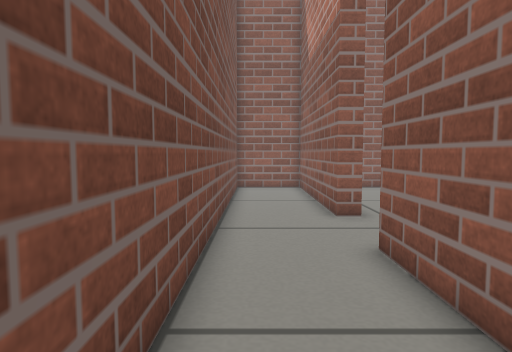
View 1 (above)

16 first-person views from a walk through a world built for the Gazebo simulator. The camera is 0.39 m above the floor, tilts 4° down and sees 75° across. The floor is counted in squares, 0.2 m on a side. Each view is taken from the middle of a square. On the plan, view 1 faces up. The plan holds only what a view shows up to about 17 squares ahead; the rest is blank.

View 2
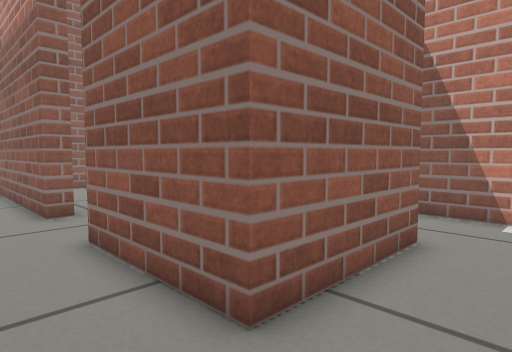

View 3
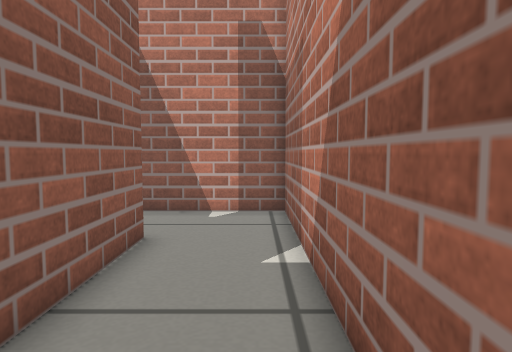

View 4
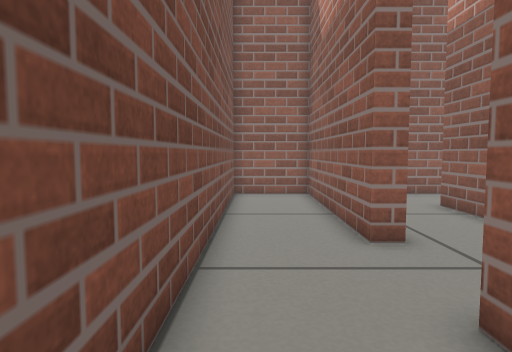

View 5
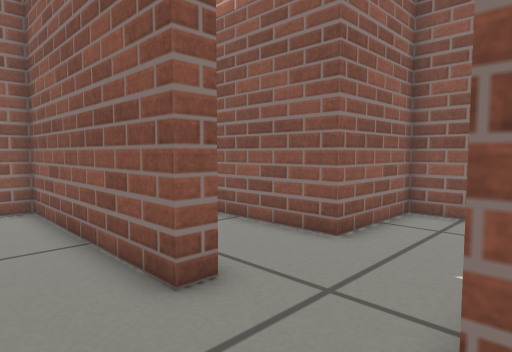

View 6
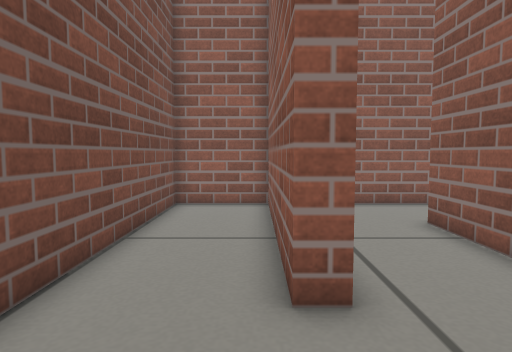

View 7
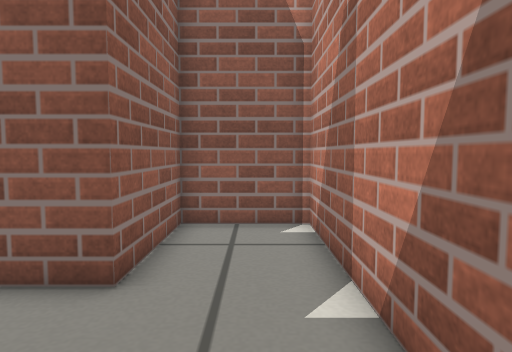

View 8
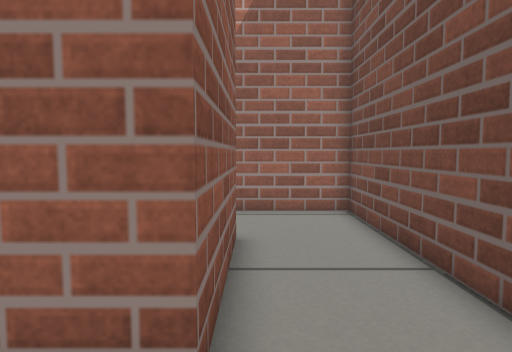

View 9
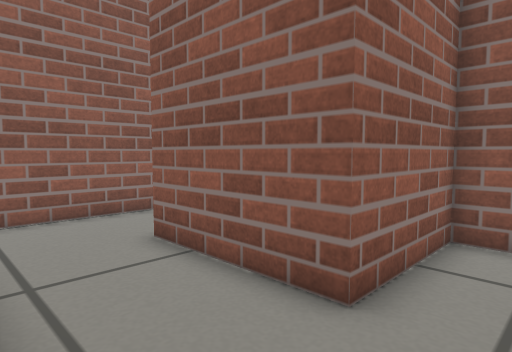

View 10
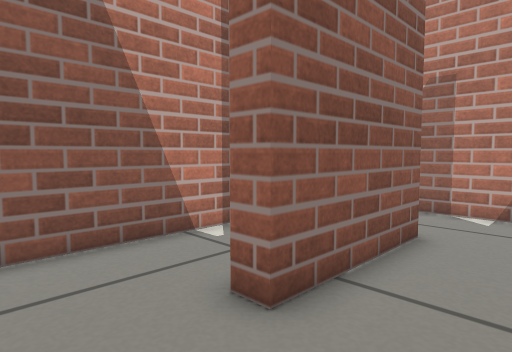

View 11
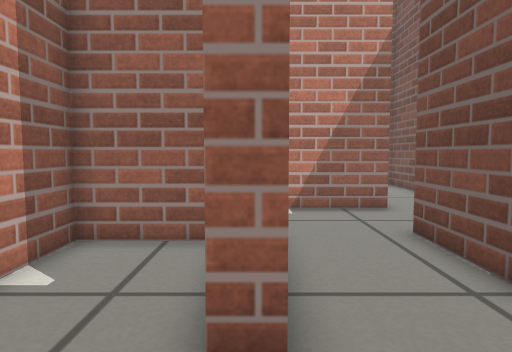

View 12
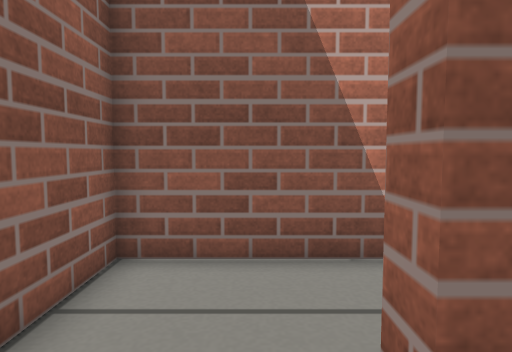

View 13
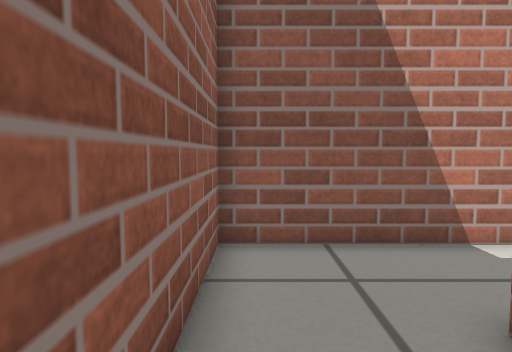

View 14
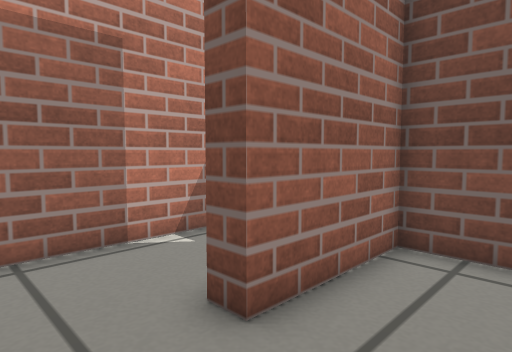

View 15
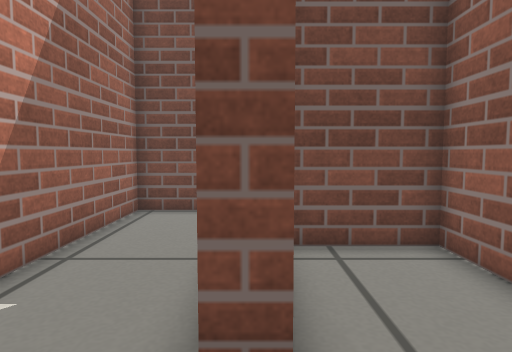

View 16
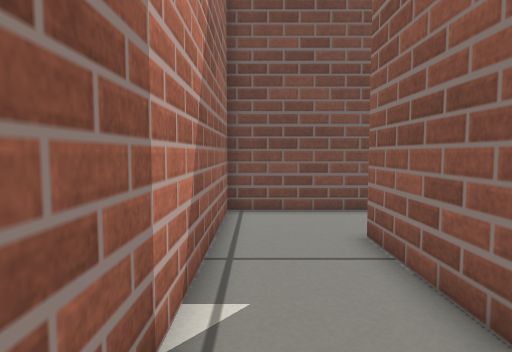

### Floor plan
Ten units are one square. View 1 is at (0, 0); x grows to the right and y downward. Boxes are objects, and circles mark ways between rooms. Rooms are numbered by the first view taken in them; rooms with no view inside come last. Other rooms are left out.
<svg viewBox="-16 -190 131 215">
<path fill="none" stroke="#000" d="M32 -100 25 -100 25 -185 -10 -185 -11 19 109 20 110 -24M74 -23 74 -15 25 -15 25 -65 35 -65M32 -133 32 -100M35 -65 110 -65 110 -100 67 -100 67 -150 75 -150M75 -185 43 -185M110 -24 110 -58 32 -58 32 -23 74 -23M80 -108 110 -108 110 -185 75 -185"/>
<circle cx="30" cy="-85" r="3" fill="#2a7"/>
<circle cx="90" cy="-20" r="3" fill="#2a7"/>
<circle cx="70" cy="-170" r="3" fill="#2a7"/>
<text x="20" y="-60">1</text>
<text x="60" y="-120">2</text>
<text x="70" y="-40">3</text>
<text x="90" y="-150">4</text>
</svg>
Room 1 opens to room 2. Room 1 opens to room 3. Room 2 opens to room 4.

Where each view was taken, in squares from view 1:
view 1: 0 up, 0 right, facing up
view 2: 1 down, 0 right, facing up-right
view 3: 1 down, 0 right, facing right
view 4: 3 up, 0 right, facing up
view 5: 6 up, 0 right, facing up-right
view 6: 6 up, 2 right, facing up
view 7: 8 up, 2 right, facing right
view 8: 9 up, 2 right, facing down
view 9: 8 up, 3 right, facing up-right
view 10: 18 up, 4 right, facing down-right
view 11: 18 up, 7 right, facing down
view 12: 16 up, 5 right, facing right
view 13: 5 up, 4 right, facing right
view 14: 5 up, 10 right, facing down-left
view 15: 2 up, 10 right, facing left
view 16: 1 down, 10 right, facing left
